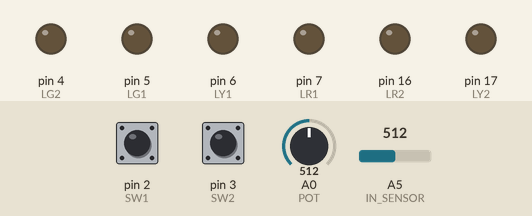
This sketch was run on a simulated Arduino Uno, built with avr-gcc and run on an emulated ATmega328P. Shown: output pins drawn as LEDs (lit = HIGH). The inputs (shaded band) are chosen by the test bench; at power-on: pin 2 (SW1) HIGH, pin 3 (SW2) HIGH, A0 (POT) = 512, A5 (IN_SENSOR) = 512. MIDI output is not drawn.

Above: at 3.6 s.
3.7 s: pin 2 (SW1) pulled LOW for 0.15 s
At 5.0 s:
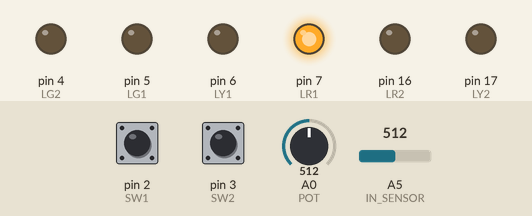
5.3 s: pin 3 (SW2) pulled LOW for 0.15 s
At 6.2 s:
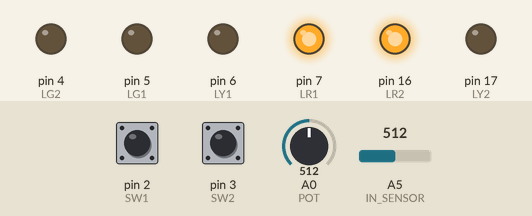
6.9 s: pin 2 (SW1) pulled LOW for 1 s
At 8.6 s:
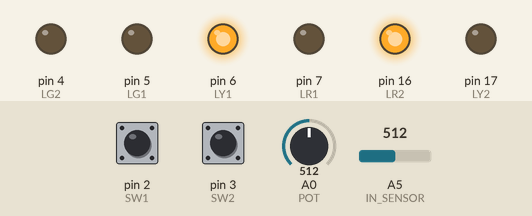
9.4 s: pin 3 (SW2) pulled LOW for 1 s
At 11.6 s:
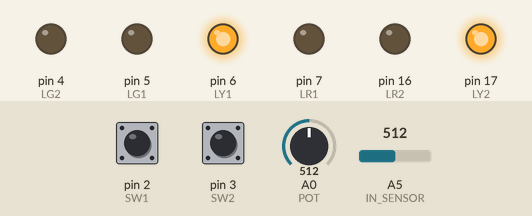
11.9 s: pin 2 (SW1) pulled LOW for 0.15 s
At 12.4 s:
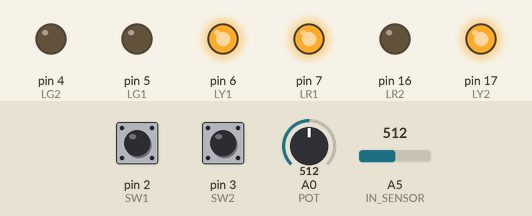
13.5 s: pin 3 (SW2) pulled LOW for 0.15 s
At 14.9 s:
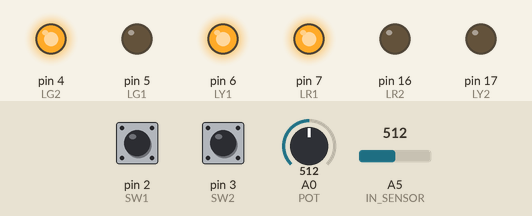
Timing chart, 0 to 16.1 s (numbered marks = the images above; inputs shaded):
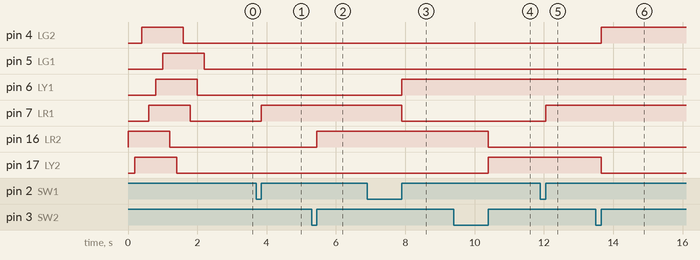

The sketch:

Zheremino_V3_0.ino
```cpp
#include <MIDI.h>


#include "UI.h"
#include "scalas.h"

#define Nmedidas  15	// Define el número de medidas del sensor que utiliza para realizar la media de la medida
#define notaBaja  48	// Define la nota mas grave que debe ser tocada
#define MIDI_CH    1    // MIDI channel to send data
#define IN_SENSOR  5    // Analog input to read Sensor data

MIDI_CREATE_DEFAULT_INSTANCE();

/* Variable that point what's the state  */
uint8_t state=0;
int note, f_note;
uint8_t velocity=100;

uint8_t escale_select;
uint8_t escale_tone;


void setup() {
 UI_Init();
 MIDI.begin();
}

void loop() {

velocity=(analogRead(POT)>>3);
note=ReadNote();


/* If is in initial state (No sound)... */
if(!state){
  if(note>=0){
    MIDI.sendNoteOn(note+notaBaja+escale_tone,velocity+scales[escale_select][f_note],MIDI_CH);
    f_note=note;
    state=1;
  }
}

/* else state is playing something */
else {
  if (note>=0){
    if(note!=f_note){
      MIDI.sendNoteOff(f_note+notaBaja+escale_tone+scales[escale_select][f_note],0,MIDI_CH);
      MIDI.sendNoteOn(note+notaBaja+escale_tone+scales[escale_select][note],velocity,MIDI_CH);
      f_note=note;
      state=1;
    }
  }
  else {
    MIDI.sendNoteOff(f_note+notaBaja+escale_tone+scales[escale_select][f_note],0,MIDI_CH);
    state=0;
  }
 }
}


int ReadNote(){
/* Reads analog input and maps note and checks that is a right one */
 int     sum;
 int     nota;

// Lee el sensor y hace la media (avg) de Nmedidas
sum=0;
for (int i=0; i<Nmedidas; i++){
   sum +=analogRead(IN_SENSOR);
   delayMicroseconds(10);
   }

nota=(int)map( sum / Nmedidas,80,350,0, 16);

if ((nota < 0) || (nota > 16)) return -1;
else return nota;
}
```

UI.h
```cpp
/* Board Definitions */
#define LR2 16
#define LY2 17
#define LG2 4
#define LG1 5
#define LY1 6
#define LR1 7
#define POT 0
#define IN  1
#define SW1 2
#define SW2 3

/* Program definitions */
#define T_D 200

void led_test();
void set_scala();
void set_tone();
extern uint8_t escale_select;
extern uint8_t escale_tone;

void UI_Init(){
 pinMode(LR2,OUTPUT);
 pinMode(LR1,OUTPUT);
 pinMode(LY2,OUTPUT);
 pinMode(LY1,OUTPUT);
 pinMode(LG2,OUTPUT);
 pinMode(LG1,OUTPUT);
 pinMode(SW2,INPUT_PULLUP);
 pinMode(SW1,INPUT_PULLUP);
 led_test();
 attachInterrupt(1,set_scala,RISING);
 attachInterrupt(0,set_tone,RISING);

}

void led_test(){
 digitalWrite(LR1,LOW);
 digitalWrite(LR2,HIGH);
 digitalWrite(LY1,LOW);
 digitalWrite(LY2,LOW);
 digitalWrite(LG1,LOW);
 digitalWrite(LG2,LOW);
 delay(T_D);
 digitalWrite(LY2,HIGH);
 delay(T_D);
 digitalWrite(LG2,HIGH);
 delay(T_D);
 digitalWrite(LR1,HIGH);
 delay(T_D);
 digitalWrite(LY1,HIGH);
 delay(T_D);
 digitalWrite(LG1,HIGH);
 delay(T_D);
 digitalWrite(LR2,LOW);
 delay(T_D);
 digitalWrite(LY2,LOW);
 delay(T_D);
 digitalWrite(LG2,LOW);
 delay(T_D);
 digitalWrite(LR1,LOW);
 delay(T_D);
 digitalWrite(LY1,LOW);
 delay(T_D);
 digitalWrite(LG1,LOW);
 delay(T_D);
 }

 void set_scala(){
  noInterrupts();
  digitalWrite(LR2,LOW);
  digitalWrite(LY2,LOW);
  digitalWrite(LG2,LOW);
  escale_select++;
  if (escale_select>4) escale_select=0;

  switch (escale_select){
   case 1:
     digitalWrite(LR2,HIGH);
     break;
   case 2:
     digitalWrite(LY2,HIGH);
     break;
   case 3:
     digitalWrite(LG2,HIGH);
     break;
  }
  interrupts();
 }

  void set_tone(){
  noInterrupts();
  digitalWrite(LR1,LOW);
  digitalWrite(LY1,LOW);
  digitalWrite(LG1,LOW);
  escale_tone++;
  if (escale_tone>7) escale_tone=0;

  switch (escale_tone){
   case 1:
     digitalWrite(LR1,HIGH);
     break;
   case 2:
     digitalWrite(LY1,HIGH);
     break;
   case 3:
     digitalWrite(LR1,HIGH);
     digitalWrite(LY1,HIGH);
     break;
   case 4:
     digitalWrite(LG1,HIGH);
     break;
   case 5:
     digitalWrite(LR1,HIGH);
     digitalWrite(LG1,HIGH);
     break;
   case 6:
     digitalWrite(LY1,HIGH);
     digitalWrite(LG1,HIGH);
     break;
   case 7:
     digitalWrite(LR1,HIGH);
     digitalWrite(LY1,HIGH);
     digitalWrite(LG1,HIGH);
     break;
  }
  interrupts();
 }
```

scalas.h
```cpp
/**************************************************************

Nota  C  C#  D  D#  E  F  F#  G  G#  A  A#  B   C C#   D D#   E
      0  1   2  3   4  5  6   7  8   9  10  11 12 13  14 15  16
----------------------------------------------------------------
Scales are represented as incremental from notes
----------------------------------------------------------------
Croma 0  0   0  0   0  0  0   0  0   0   0   0  0  0   0  0   0
----------------------------------------------------------------
      C  D  E  F  G  A  B  C  D  E  F  G  A  B  C  D  E
Maj   0  1  2  2  3  4  5  5  6  7  7  8  9  10 10 11 12
----------------------------------------------------------------
      C  D  E♭  F  G  A♭  B♭  C  D  E♭  F  G  A♭  B♭  C  D  E♭
Min   0  1  1   2  3  3   4   5  6  6   7  8  8   9   10 11 11
----------------------------------------------------------------
      C  D  E  G  A  C  D  E  G  A  C  D  E  G  A  C  D
Pent. 0  1  2  4  5  7  8  9  11 12 14 15 16 18 19 20 21
***************************************************************/

static uint8_t scales[4][17]= {
  {0,0,0,0,0,0,0,0,0,0,0,0,0,0,0,0,0},          //Chromatica
  {0,1,2,2,3,4,5,5,6,7,7,8,9,10,10,11,12},      //Major
  {0,1,1,2,3,3,4,5,6,6,7,8,8,9,10,11,11},       //Minor
  {0,1,2,4,5,7,8,9,11,12,14,15,16,18,19,20,21}  //Pentatonic Maj.
};
```

Measured:
- after the input at 3.7 s, pin 7 (LR1): LOW → HIGH after 0.15 s
- after the input at 5.3 s, pin 16 (LR2): LOW → HIGH after 0.15 s
- after the input at 6.9 s, pin 6 (LY1): LOW → HIGH after 1.0 s; pin 7 (LR1): HIGH → LOW after 1.0 s
- after the input at 9.4 s, pin 16 (LR2): HIGH → LOW after 1.0 s; pin 17 (LY2): LOW → HIGH after 1.0 s
- after the input at 11.9 s, pin 7 (LR1): LOW → HIGH after 0.15 s
- after the input at 13.5 s, pin 4 (LG2): LOW → HIGH after 0.15 s; pin 17 (LY2): HIGH → LOW after 0.15 s
